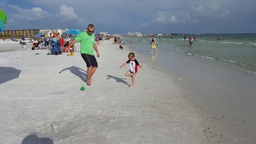
#> input picture 000-Code-In-Place/Images/IMG-20160728-WA0000.jpg, 256 x 144 px, shrunk from 1280 x 720 before the run
$ python mirror.py
#> lines starting #> are read from the running program, lines starting #| are printed output that depends on the picture
### 000-Code-In-Place/Images/simpleimage.py
#! /usr/bin/env python3

"""
Stanford CS106AP SimpleImage

Written by Nick Parlante, Sonja Johnson-Yu, and Nick Bowman.
 -7/2019  version, has file reading, pix, foreach, hidden get/setpix

SimpleImage Features:
Create image:
  image = SimpleImage.blank(400, 200)   # create new image of size
  image = SimpleImage('foo.jpg')        # create from file

Access size
  image.width, image.height

Get pixel at x,y
  pix = image.get_pixel(x, y)
  # pix is RGB tuple like (100, 200, 0)

Set pixel at x,y
  image.set_pixel(x, y, pix)   # set data by tuple also

Get Pixel object at x,y
  pixel = image.get_pixel(x, y)
  pixel.red = 0
  pixel.blue = 255

Show image on screen
  image.show()

The main() function below demonstrates the above functions as a test.
"""

import sys

# If the following line fails, "Pillow" needs to be installed
from PIL import Image

# [11 lines left out: function clamp, not called in this run]


class Pixel(object):
    """
    A pixel at an x,y in a SimpleImage.
    Supports set/get .red .green .blue
    and get .x .y
    """
    def __init__(self, image, x, y):
        self.image = image
        self._x = x
        self._y = y

    def __str__(self):
        return 'r:' + str(self.red) + ' g:' + str(self.green) + ' b:' + str(self.blue)

    # Pillow image stores each pixel color as a (red, green, blue) tuple.
    # So the functions below have to unpack/repack the tuple to change anything.

    @property
    def red(self):
        return self.image.px[self._x, self._y][0]

    # [4 lines left out: function red, not called in this run]

    @property
    def green(self):
        return self.image.px[self._x, self._y][1]

    # [4 lines left out: function green, not called in this run]

    @property
    def blue(self):
        return self.image.px[self._x, self._y][2]

    # [4 lines left out: function blue, not called in this run]

    @property
    def x(self):
        return self._x

    @property
    def y(self):
        return self._y


# color tuples for background color names 'red' 'white' etc.
BACK_COLORS = {
    'white': (255, 255, 255),
    'black': (0, 0, 0),
    'red': (255, 0, 0),
    'green': (0, 255, 0),
    'blue': (0, 0, 255),
}


class SimpleImage(object):
    def __init__(self, filename, width=0, height=0, back_color=None):
        """
        Create a new image. This case works: SimpleImage('foo.jpg')
        To create a blank image use SimpleImage.blank(500, 300)
        The other parameters here are for internal/experimental use.
        """
#> called with filename = 'IMG-20160728-WA0000.jpg', width = 0, height = 0
        # Create pil_image either from file, or making blank
        if filename:
            self.pil_image = Image.open(filename).convert("RGB")
#> self.pil_image is the input picture: PIL image 256x144 RGB; mean R, G, B 137, 142.7, 145.6
            if self.pil_image.mode != 'RGB':
                raise Exception('Image file is not RGB')
            self._filename = filename  # hold onto
        else:
            if not back_color:
                back_color = 'white'
            color_tuple = BACK_COLORS[back_color]
            if width == 0 or height == 0:
                raise Exception('Creating blank image requires width/height but got {} {}'
                                .format(width, height))
            self.pil_image = Image.new('RGB', (width, height), color_tuple)
        self.px = self.pil_image.load()
        size = self.pil_image.size
#> size = (256, 144)
        self._width = size[0]
#> self._width = 256
        self._height = size[1]
#> self._height = 144
#> in __init__ (call 2), `self.pil_image = Image.new('RGB', (width, height), color_tuple)`: self.pil_image: PIL image 256x144 RGB; every value is 255
        self.curr_x = 0
        self.curr_y = 0

    def __iter__(self):
        return self

    def __next__(self):
        if self.curr_x < self.width and self.curr_y < self.height:
            x = self.curr_x
#> x = 0
            y = self.curr_y
            self.increment_curr_counters()
            return Pixel(self, x, y)
        else:
            self.curr_x = 0
            self.curr_y = 0
            raise StopIteration()

    def increment_curr_counters(self):
        self.curr_x += 1
        if self.curr_x == self.width:
            self.curr_x = 0
            self.curr_y += 1

    @classmethod
    def blank(cls, width, height, back_color=None):
        """Create a new blank image of the given width and height, optional back_color."""
        return SimpleImage('', width, height, back_color=back_color)

    # [4 lines left out: function file, not called in this run]

    @property
    def width(self):
        """Width of image in pixels."""
        return self._width

    @property
    def height(self):
        """Height of image in pixels."""
        return self._height

    # [10 lines left out: function get_pixel, not called in this run]

    def set_pixel(self, x, y, pixel):
        if x < 0 or x >= self._width or y < 0 or y >= self.height:
            e = Exception('set_pixel bad coordinate x %d y %d (vs. image width %d height %d)' %
                          (x, y, self._width, self.height))
            raise e
        self.px[x, y] = (pixel.red, pixel.green, pixel.blue)

    # [7 lines left out: function set_rgb, not called in this run]

    def _get_pix_(self, x, y):
        """Get pix RGB tuple (200, 100, 50) for the given x,y."""
        return self.px[x, y]

    def _set_pix_(self, x, y, pix):
        """Set the given pix RGB tuple into the image at the given x,y."""
        self.px[x, y] = pix

    def show(self):
        """Displays the image using an external utility."""
        self.pil_image.show()
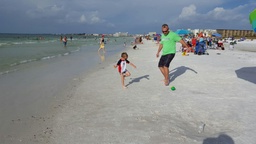
#> shown: PIL image 256x144 RGB; mean R, G, B 137, 142.7, 145.6

    # [40 lines left out: functions make_as_big_as, main, not called in this run]


# [2 lines that do not run on import are left out]

### 000-Code-In-Place/Images/mirror.py
from simpleimage import SimpleImage


image = SimpleImage('IMG-20160728-WA0000.jpg')
new_image = SimpleImage.blank(image.width, image.height)
width = image.width

for pixel in image:
    new_image.set_pixel(width - pixel.x-1, pixel.y, pixel)

new_image.show()
